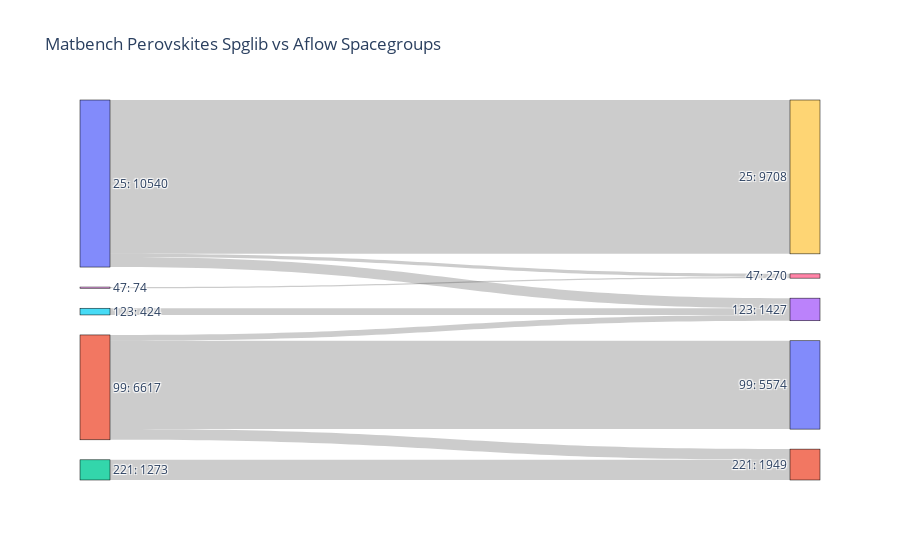

This figure's notebook cell:
### Markdown cell above
Surprisingly large disparity between Spglib and Aflow spacegroups

Spglib is fast while Aflow uses a slower adaptive but presumably more correct algorithm.

### Code cell
from pymatviz.sankey import sankey_from_2_df_cols
from pymatviz.utils import save_and_compress_svg

fig = sankey_from_2_df_cols(df_perov, ["spglib_spg_num", "aflow_spg_num"])

fig.update_layout(title="Matbench Perovskites Spglib vs Aflow Spacegroups")

save_and_compress_svg('spglib-vs-aflow-sankey', fig)

fig.show()

### Figure 1 — Plotly figure (JSON) as saved in the notebook; plotly's stock layout.template omitted (floating-point values rounded to 4 significant figures)
{"data": [{"link": {"source": [0, 1, 2, 1, 0, 5, 1, 0, 8], "target": [9, 10, 11, 11, 13, 13, 13, 16, 16], "value": [9708, 5574, 1273, 676, 636, 424, 367, 196, 74]}, "node": {"label": ["25: 10540", "99: 6617", "221: 1273", "99: 6617", "25: 10540", "123: 424", "99: 6617", "25: 10540", "47: 74", "25: 9708", "99: 5574", "221: 1949", "221: 1949", "123: 1427", "123: 1427", "123: 1427", "47: 270", "47: 270"], "line": {"color": "black", "width": 0.5}, "pad": 20, "thickness": 30}, "type": "sankey"}], "layout": {"title": {"text": "Matbench Perovskites Spglib vs Aflow Spacegroups"}}}
